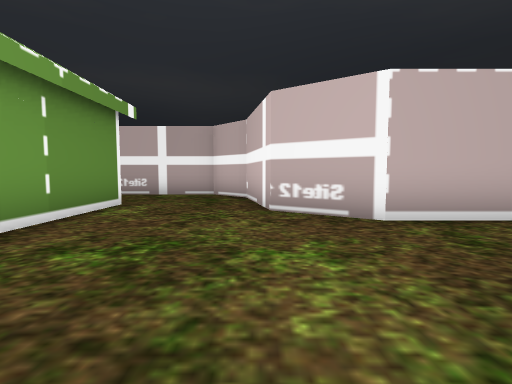
view 1 (above)

24 first-person views from a walk through a 3-D level made in the Godot game engine. The camera is 1.3 m above the floor, tilts 4° down and sees 85° across. The floor is counted in squares, 2 m on a side. Each view is taken from the middle of a square. On the plan, view 1 faces up. The plan holds only what a view shows up to about 9 squares ahead; the rest is blank. The place goes on beyond the plan. Characters and animated objects are left out. Some surface patterns are stand-ins.

view 2
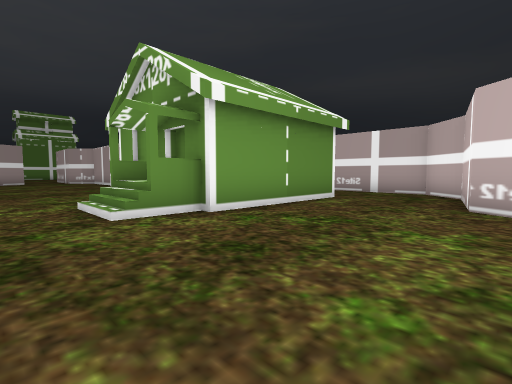

view 3
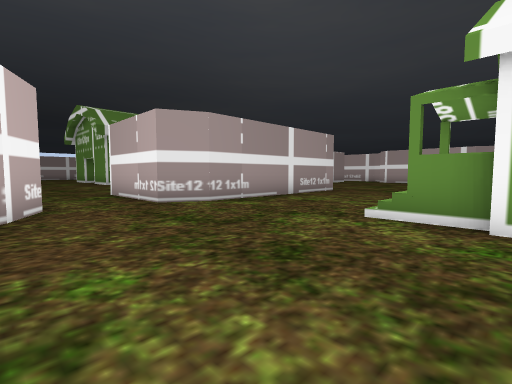

view 4
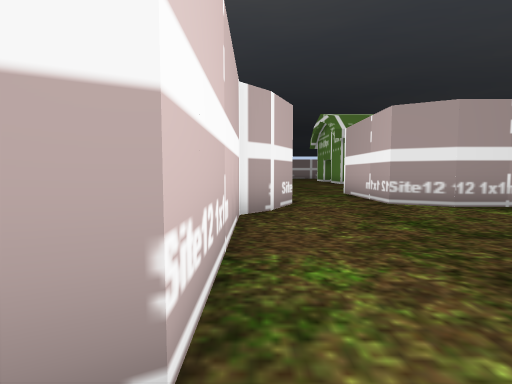

view 5
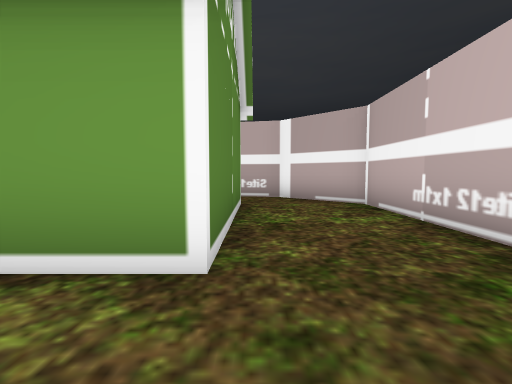

view 6
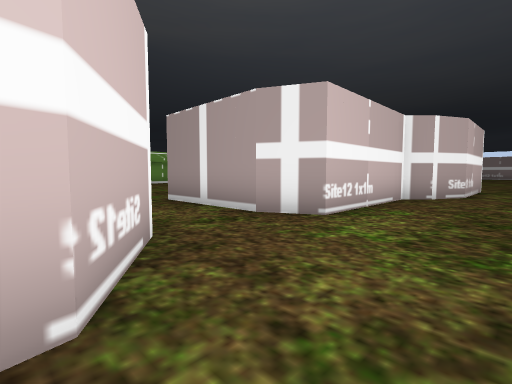

view 7
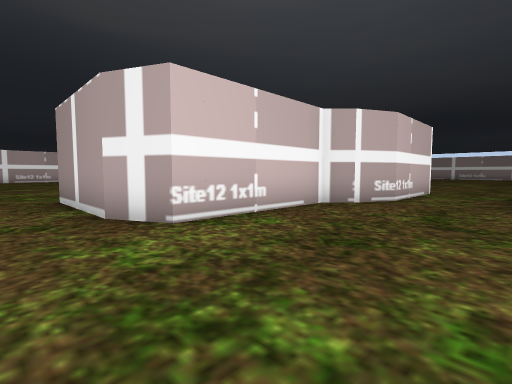

view 8
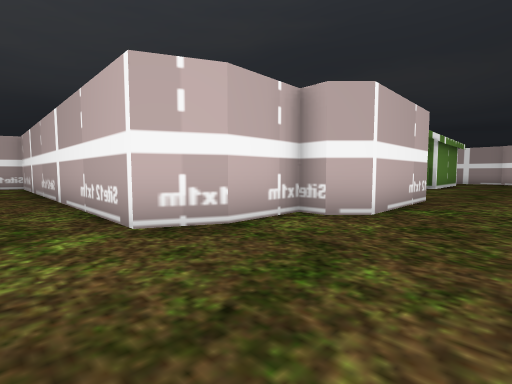

view 9
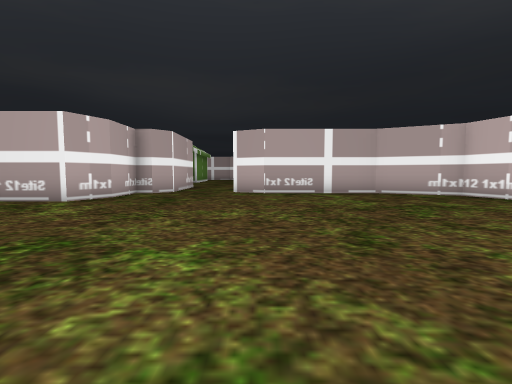

view 10
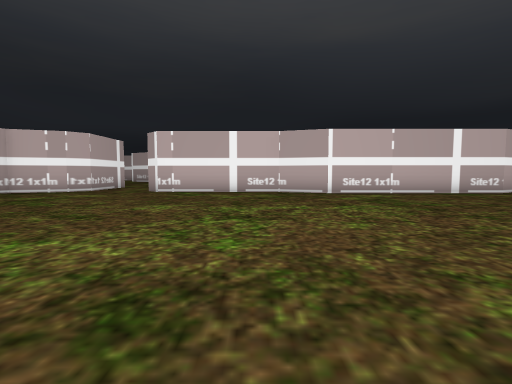

view 11
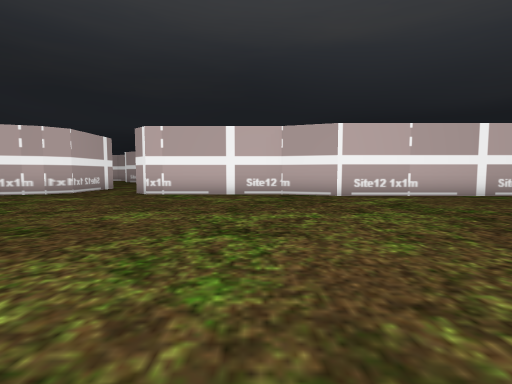

view 12
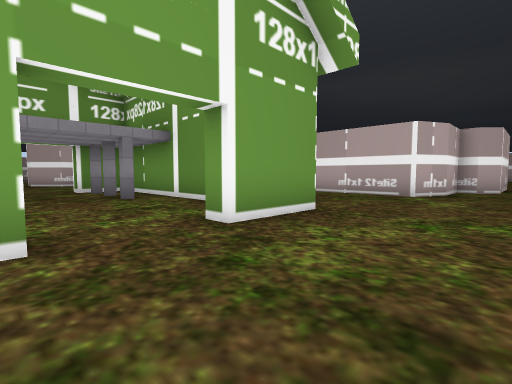

view 13
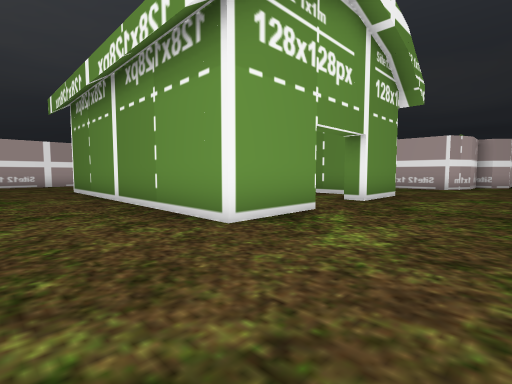

view 14
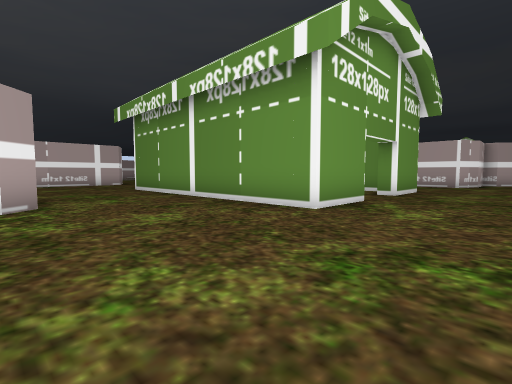

view 15
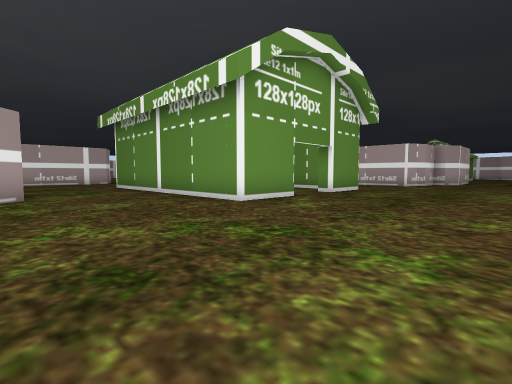

view 16
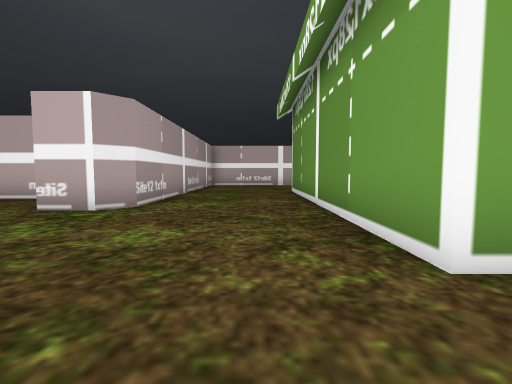

view 17
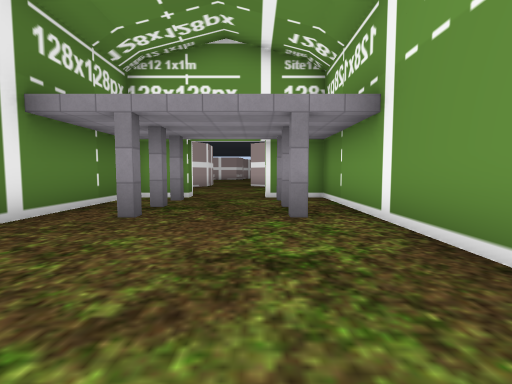

view 18
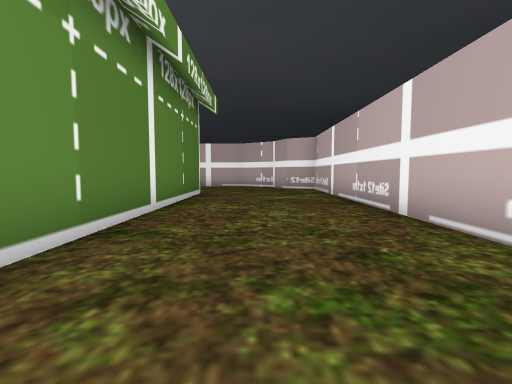

view 19
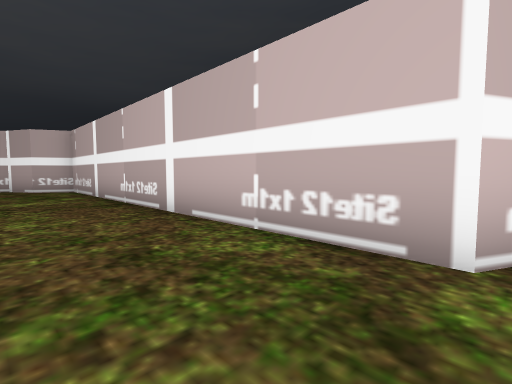

view 20
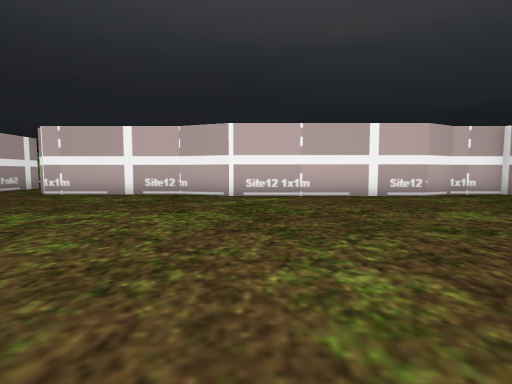

view 21
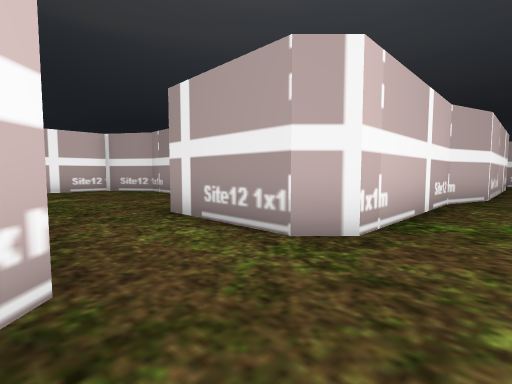

view 22
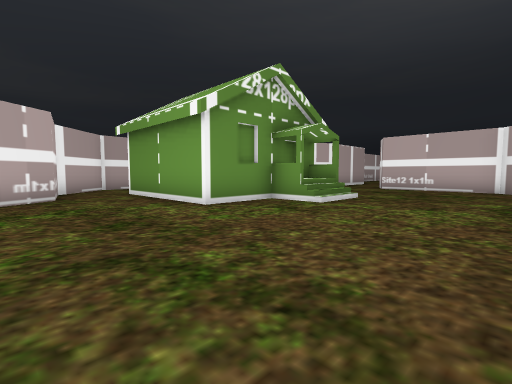

view 23
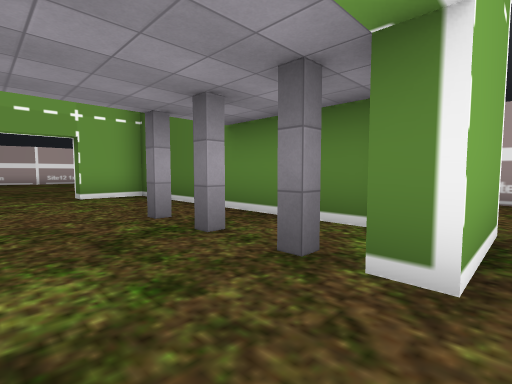

view 24
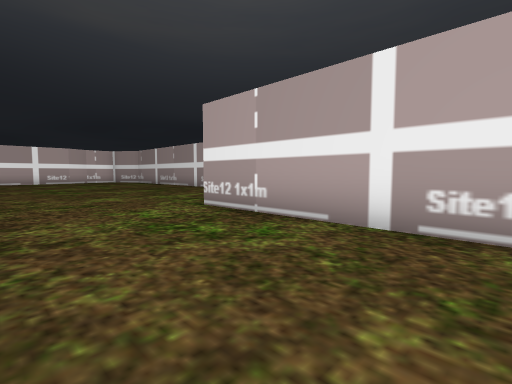

### Floor plan
Key: @ floor where view 1 was taken; # wall or solid block; . floor; H house; B barn.
Columns run from 12 left of view 1 to 17 right of it. Each row starts with its distance up from view 1.
  9      #######
  8     ##.....##
  7    ##.......#
  6    #........#
  5   ##..H HH..###
  4   #...H HH....###
  3   ....H HH..........
  2   ....H#HH............
  1   ...... H....####....
  0   ..........@.#
 -1   ............#
 -2   ............#
 -3   ...........##
 -4      ######..#
 -5           #..#
 -6           #..#
 -7          ##..######
 -8          #........##
 -9 ##########.........##
-10 ....................#
-11 ............................
-12 .............................#
-13 ....................###.....
-14  #######B...........#    ...
-15  B.#B...#...........#     ##
-16 ....................#
-17 ...................##
-18 .B.BB...#..........#
-19 .BBBBBBB#..........#
-20 ...................#
-21 ...................#
-22 ...................#
-23 .............. ....#
-24 ######........  ...#

Where each view was taken, in squares from view 1:
view 1: 0 up, 0 right, facing up
view 2: 1 down, 1 right, facing up-left
view 3: 2 up, 1 right, facing down-left
view 4: 2 up, 1 right, facing down
view 5: 6 up, 1 left, facing left
view 6: 5 up, 1 left, facing down-right
view 7: 3 up, 2 left, facing down-right
view 8: 11 down, 0 right, facing up-left
view 9: 16 down, 1 right, facing up
view 10: 16 down, 2 left, facing right
view 11: 16 down, 1 left, facing right
view 12: 18 down, 1 left, facing up-left
view 13: 22 down, 1 left, facing up-left
view 14: 24 down, 1 left, facing up-left
view 15: 24 down, 1 right, facing up-left
view 16: 21 down, 2 left, facing left
view 17: 16 down, 4 left, facing left
view 18: 12 down, 3 left, facing left
view 19: 12 down, 3 left, facing up-left
view 20: 19 down, 1 left, facing right
view 21: 10 down, 6 right, facing down-right
view 22: 3 down, 10 left, facing up-right
view 23: 16 down, 12 left, facing down-right
view 24: 20 down, 12 left, facing down-right
